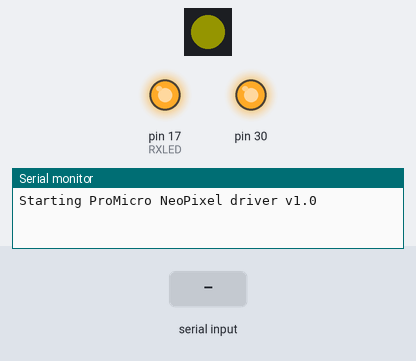
A sketch run on a simulated SparkFun Pro Micro, built with avr-gcc and run on an emulated ATmega32U4. On the bench: 1 RGB LEDs in strip order, left to right, output pins drawn as LEDs (lit = HIGH), the last lines printed to the serial monitor. The inputs (shaded band) are chosen by the test bench. Dim RGB values are drawn brighter than linear.

Above: at 1.2 s.
1.3 s: "T\n" received over Serial
At 2.8 s:
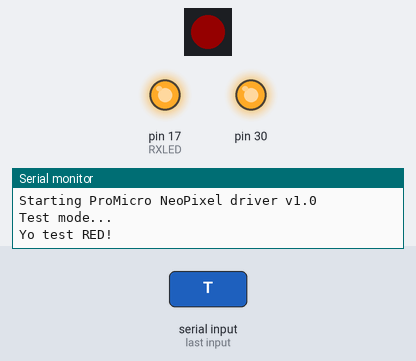
At 4.15 s:
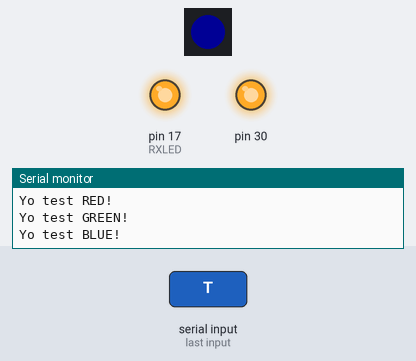
4.3 s: "B90\n" received over the second serial link
At 5.3 s:
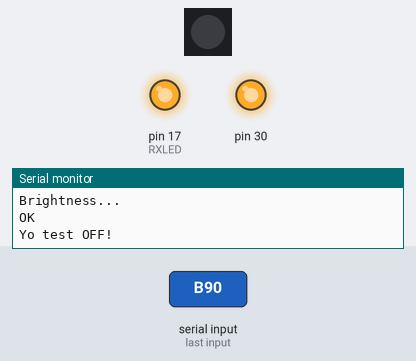
At 7.2 s:
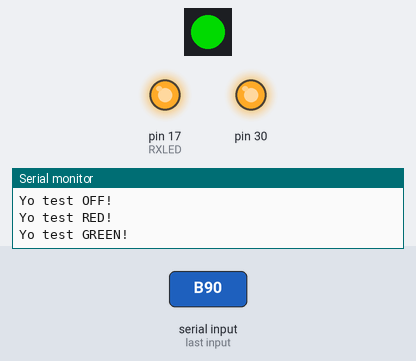
7.3 s: "T\n" received over the second serial link
10.3 s: "?\n" received over Serial
12.5 s: "S\n" received over Serial
14.0 s: "90,45\n" received over the second serial link
Timing chart, 0 to 16.5 s (numbered marks = the images above; inputs shaded):
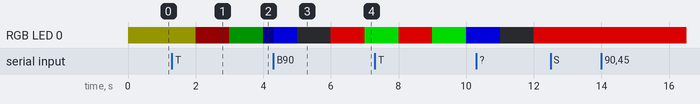

The sketch:

promicro_neopixel_driver.ino
```cpp
/**
 * ProMicro LED driver: 8 pairs of LEDs or Bi-Colour LEDs on pairs of outputs
 */

#define MSEPRODUCT "ProMicro NeoPixel driver"
#define MSEVERSION "v1.0"
#include <ctype.h>
#include <Adafruit_NeoPixel.h>
#ifdef __AVR__
  #include <avr/power.h>
#endif

// Supporting a single NeoPixel on pin 21 which is A3, closest to VCC & GND
#define NEOPIN        21
#define NUMPIXELS      1

const int RXLED = 17;

#define DIAG_INPUT_MAX 128
String consoleInput = "";

static uint32_t getLast = 0;
static uint32_t getFreq = 1000;
static uint8_t testModeState = 0;

Adafruit_NeoPixel pixels = Adafruit_NeoPixel(NUMPIXELS, NEOPIN, NEO_GRB + NEO_KHZ800);

void setup() {
    TX_RX_LED_INIT;
    pinMode(RXLED, OUTPUT);
    TXLED0;
    RXLED0;
    consoleInput.reserve(DIAG_INPUT_MAX);
    Serial.begin(9600);     // serial over the USB when connected
    Serial1.begin(9600);    // serial UART direct onto the ProMicro pins
    Serial.print("Starting " MSEPRODUCT " " MSEVERSION "\n\n");
    pixels.begin();
    pixels.setBrightness(20); // default brightness
    pixels.setPixelColor(0, pixels.Color(255,255,0));
    pixels.show();
}

void loop() {
    static uint32_t now;
    now = millis();
    if(now - getLast >= getFreq) {
        getLast = now;
        testCrank();
    }
    while(Serial.available()){
        proc_console_input(Serial.read());
    }
    while(Serial1.available()){
        int i = Serial1.read();
        Serial.print("nodemcu: ");
        Serial.print(i);
        Serial.print("\n");
        proc_console_input(i);
    }
}

void testCrank() {
    if(testModeState == 0) {
        return;
    } else if(testModeState == 1) {
        Serial.print("Yo test RED!\n");
        pixels.setPixelColor(0, pixels.Color(255,0,0));
        pixels.show();
        testModeState++;
    } else if(testModeState == 2) {
        Serial.print("Yo test GREEN!\n");
        pixels.setPixelColor(0, pixels.Color(0,255,0));
        pixels.show();
        testModeState++;
    } else if(testModeState == 3) {
        Serial.print("Yo test BLUE!\n");
        pixels.setPixelColor(0, pixels.Color(0,0,255));
        pixels.show();
        testModeState++;
    } else if(testModeState == 4) {
        Serial.print("Yo test OFF!\n");
        pixels.setPixelColor(0, pixels.Color(0,0,0));
        pixels.show();
        testModeState = 1;
    } else {
        testModeState = 0;
    }
}

void proc_console_input(int data) {
    // input is processed upon CR or NL...
    if(data == 0x0A || data == 0x0D){
        proc_console_command();
        consoleInput = "";
        return;
    }
    if(consoleInput.length() < DIAG_INPUT_MAX){
        consoleInput += (char)data;
        return;
    }
    // would overflow: just truncate (could retain buffer but meh!)
    consoleInput = "";
}

void proc_console_command() {
    // app-specific console command input
    consoleInput.trim();
    int len = consoleInput.length();
    if(!len)
        return;
    char cmd = toupper(consoleInput[0]);
    if(cmd == '?') {
        Serial.print("\n? = HELP COMMAND\n");
        Serial.print("Commands available: -\n");
        Serial.print("  A = Ay?\n");
        Serial.print("  B = Brightness: B<XX>, where XX is hex, e.g. BFF for max, B00 for min\n");
        Serial.print("  C = Set Colour: C<RRGGBB>, all hex, e.g. C5522CC\n");
        //Serial.print("  D = Set digital items\n");
        //Serial.print("  E = Enable digital items\n");
        Serial.print("  T = test mode start\n");
        Serial.print("  S = test mode stop\n");
    } else if(cmd == 'A') {
        Serial.print("\nAY?\n");
    } else if(cmd == 'B') {
        Serial.print("\nBrightness...\n");
        if(len != 3 || !is_hexdig(consoleInput[1]) || !is_hexdig(consoleInput[2])) {
            Serial.print("usage: B<XX>, where XX is hex, e.g. BFF for max, B00 for min\n");
        } else {
            uint8_t val = hexdigs(consoleInput[1], consoleInput[2]);
            pixels.setBrightness(val); // default brightness
            pixels.show();
            Serial.print("\nOK\n");
        }
    } else if(cmd == 'C') {
        Serial.print("\nColour...\n");
        if(len != 7 || !is_hexdig(consoleInput[1]) || !is_hexdig(consoleInput[2]) || !is_hexdig(consoleInput[3]) || !is_hexdig(consoleInput[4]) || !is_hexdig(consoleInput[5]) || !is_hexdig(consoleInput[6])) {
            Serial.print("usage: C<RRGGBB>, all hex, e.g. C5522CC\n");
        } else {
            uint8_t rr = hexdigs(consoleInput[1], consoleInput[2]);
            uint8_t gg = hexdigs(consoleInput[3], consoleInput[4]);
            uint8_t bb = hexdigs(consoleInput[5], consoleInput[6]);
            pixels.setPixelColor(0, pixels.Color(rr,gg,bb));
            pixels.show();
            Serial.print("\nOK\n");
        }
    } else if(0 && cmd == 'D') {
        // D = Digital outputs set D<XX> where X is hex digit
        if(len == 3) {
            uint8_t val = hexdigs(consoleInput[1], consoleInput[2]);
            // setItems(val);
        }
        Serial.print("\nOK\n");
    } else if(0 && cmd == 'E') {
        // E = Enable digital outputs E<XX> where X is hex digit
        if(len == 3) {
            uint8_t val = hexdigs(consoleInput[1], consoleInput[2]);
            // enableItems(val);
        }
        Serial.print("\nOK\n");
    } else if(cmd == 'T') {
        Serial.print("\nTest mode...\n");
        testModeState = 1;
    } else if(cmd == 'S') {
        Serial.print("\nStop test mode...\n");
        testModeState = 0;
    } else {
        if(isalnum(cmd)) {
            Serial.print("\nI don't understand the command ");
            Serial.print(cmd);
            Serial.print(" - try '?' for help.\n");
        }
    }
}

uint8_t hexdig(uint8_t c) {
    if(c >= '0' && c <= '9') return c - '0';
    if(c >= 'A' && c <= 'F') return c - 'A' + 10;
    if(c >= 'a' && c <= 'f') return c - 'a' + 10;
    return 0;
}

uint8_t is_hexdig(uint8_t c) {
    return ((c >= '0' && c <= '9') || (c >= 'A' && c <= 'F') || (c >= 'a' && c <= 'f'));
}

uint8_t hexdigs(uint8_t c1, uint8_t c2) {
    return (hexdig(c1) << 4) | hexdig(c2);
}
```

Measured:
- after the input at 1.3 s, RGB LED 0: RGB(20, 20, 0) → RGB(20, 0, 0) after 0.70 s, → RGB(0, 20, 0) 1.0 s later, → RGB(0, 0, 20) 1.0 s later
